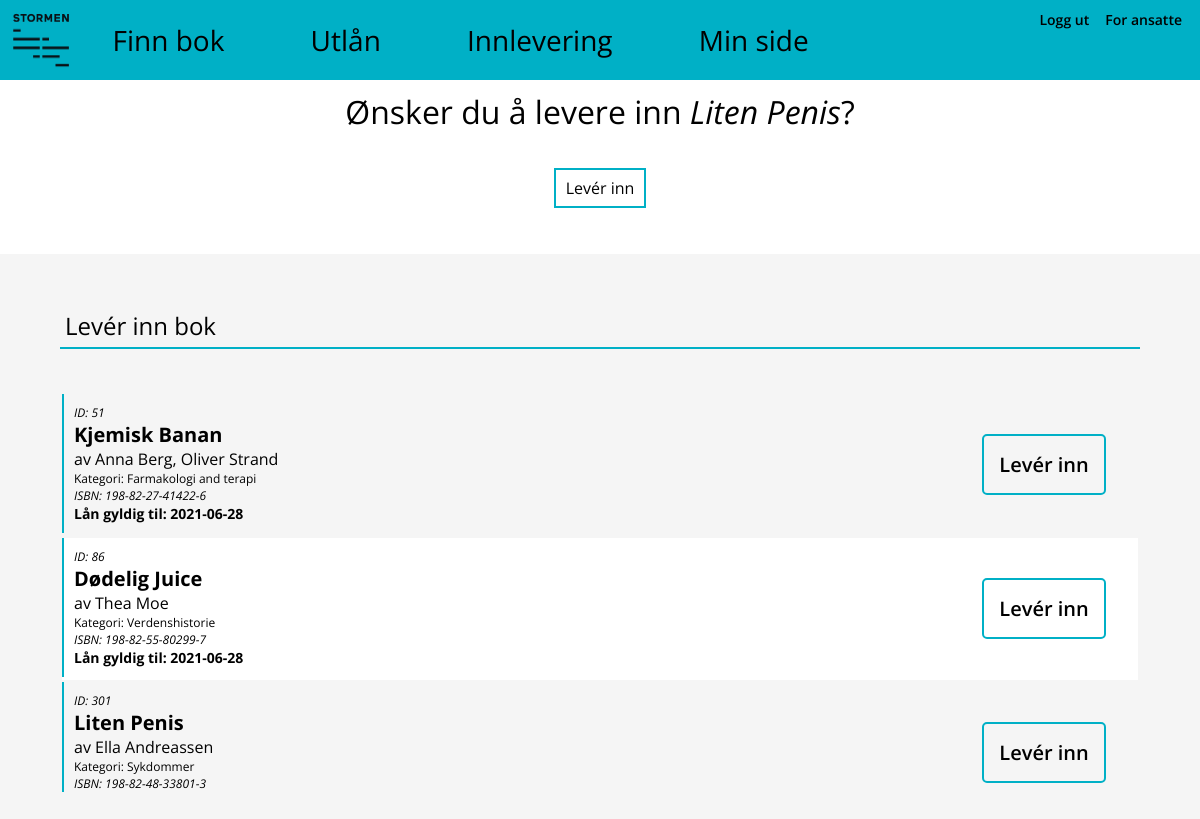
/personlig/innlevering.php?bok_id=301 (signed in), run on the app's committed database.
### tables this page shows
CREATE TABLE `bok` (
  `id` int(11) NOT NULL AUTO_INCREMENT,
  `ISBN` varchar(45) NOT NULL,
  `tittel` varchar(45) DEFAULT NULL,
  `forlag` varchar(45) DEFAULT NULL,
  `kategori` varchar(45) DEFAULT NULL,
  `status` varchar(45) NOT NULL,
  PRIMARY KEY (`id`)
);

CREATE TABLE `dewey` (
  `idDewey` int(11) NOT NULL,
  `tittel` varchar(45) NOT NULL,
  PRIMARY KEY (`idDewey`)
);

### spørringer.php (called while the page is built, shortened)
<?php
$utlånerliste = "SELECT
bok.id,
bok.ISBN,
bok.tittel,
bok.kategori,
bok.forlag,
dewey.idDewey,
dewey.tittel as kategorinavn,
utlån.utlånsdato,
utlån.utlånerid as personnummer,
utlåner.fornavn,
utlåner.etternavn,
GROUP_CONCAT(distinct C.fornavn, ' ', C.etternavn ORDER BY C.fornavn ASC SEPARATOR ', ') forfatternavn
FROM utlån
JOIN bok on bok.id = bokid
JOIN dewey ON bok.kategori=dewey.idDewey
JOIN utlåner ON utlåner.personnummer = utlån.utlånerid
JOIN forfatter_has_bok on forfatter_has_bok.bok_id = bok.id
JOIN forfatter on forfatter.idforfatter=forfatter_has_bok.forfatter_idforfatter
LEFT JOIN forfatter_has_bok B
ON bok.id=B.bok_id
LEFT JOIN forfatter C
ON B.forfatter_idforfatter=C.idforfatter";
?>

### personlig/innlevering.php (the view, shortened to what this page needs)
<!DOCTYPE html>
<html>
<head>
  <link href="../stilark/style.css" type="text/css" rel="stylesheet">
  <link href="../stilark/tabell.css" type="text/css" rel="stylesheet">
  <link href="../stilark/skjema.css" type="text/css" rel="stylesheet">
<body>
  <div id="topp_meny">
     <a href="../index.php"><img id="bildelogo" src="../grafisk/stormen.png"></a>
        <?php
        if (isset($_SESSION['admin']) && $_SESSION['admin'] == true) {
          echo '
          <div id="navigasjon">
            <li><a href ="../admin/bøker_admin.php">Administrer bøker</li>
            <li><a href ="../admin/lån_admin.php">Administrer lån</li>
          </div>
          <div id="innlogging">
            <li><a href="../logout.php">Logg ut</a></li>
          </div>';
        } elseif (isset($_SESSION['innlogget']) && $_SESSION['innlogget'] == true) {
          echo'
          <div id="navigasjon">
            <li><a href ="../bøker.php">Finn bok</a></li>
            <li><a href ="utlån.php">Utlån</li>
            <li><a href ="innlevering.php">Innlevering</li>
            <li><a href ="hjem.php">Min side</li>
          </div>
          <div id="innlogging">
            <li><a href="../logout.php">Logg ut</a></li>
            <li><a href="../admin/admin_login.php">For ansatte</a></li>
          </div>';
        }
          ?>
      </div>
  <?php
  require_once "../config.php";
  require_once "../spørringer.php";
  if (isset($_GET['bok_id'])) {
    $res = mysqli_query($conn, "SELECT tittel from bok where id=".$_GET['bok_id']);
    $tittel = $res->fetch_assoc()['tittel'];
      echo '
      <div id="handlingsbekreftelse">
      <h1>Ønsker du å levere inn <em>'.$tittel.'</em>?</h1>
      <form method="post">
        <input type="submit" value="Levér inn" name="bekreft">
      </form>
      </div>';
  }
    $sql = $utlånerliste." WHERE utlånerid ='".$_SESSION['personnummer']."' GROUP BY bok.id ORDER BY bok.id LIMIT 100";
    $res = $conn->query($sql);
    echo "<div id='bokvisning_stor_wrap'style='margin-top: 50px;'>";
    echo "<h2 class='tabell_overskrift'>Levér inn bok</h2>";
    echo "<div id='bokvisning_stor'>";
    echo "<table id='bokvisning_tabell'>";
    if ($res) {
      while($row = $res->fetch_assoc()) {
        echo "<tr><td>";
        echo "<div class='bok'>";
        echo "<p class='bv_isbn'><em>ID: ".$row['id']."</em></h3>";
        echo "<h2 class='bv_tittel'>".$row['tittel']."</h2>";
        echo "<p class='bv_forfatter'>av ".$row['forfatternavn']."<p>";
        echo '<p class ="bv_kategori">Kategori: '.$row['kategorinavn'].'<p>';
        echo "<p class='bv_isbn'><em>ISBN: ".$row['ISBN']."</em></h3>";
        echo "<p class='bv_dato'><strong>Lån gyldig til: ".$row['utlånsdato']."</strong></h3>";
        echo "</div>";
        echo "<a class='bv_låneknapp' href='innlevering.php?bok_id=".$row['id']."'>Levér inn</a>";
        echo "</td></tr>";
      }
  } if ($res->num_rows == 0) {
    echo "<p>Du har ingen utlånte bøker.</p>";
  }
    echo "</table></div></div>";
    ?>
</body>
</html>

### stilark/style.css (style rules this page uses)
* { margin: 0; padding: 0; font-family: 'Open Sans'; }
body { background-color: whitesmoke; }
#bildelogo { height: 100%; }
#topp_meny { display: flex; background-color: #00b0c6; margin: auto; padding: 10px; height: 60px; }
#topp_meny a { color: black; text-decoration: none; }
#innlogging { display: flex; justify-content: flex-end; width: 30%; }
#innlogging li { font-weight: 600; margin: 0px 8px; font-size: 14px; }
#navigasjon { display: flex; align-items: center; justify-content: flex-start; width: 100%; height: 100%; font-size: 28px; }
#navigasjon li { margin: 0% 5%; font-weight: 400; color: white; }
li { text-decoration: none; list-style: none; }
#bokvisning_tabell { width: 100%; }
.bok { display: flex; flex-direction: column; padding: 10px; border-left: solid 2px #00b0c6; margin-bottom: 3px; }
#bokvisning_stor_wrap { margin: auto; width: 90%; }
#bokvisning_stor { overflow-y: scroll; height: 400px; }
#bokvisning_stor .bv_isbn { font-size: 12px; }
#bokvisning_stor .bv_tittel { font-size: 20px; }
#bokvisning_stor .bv_dato { font-size: 14px; }
#bokvisning_stor .bv_låneknapp { color: black; font-weight: 600; text-decoration: none; border: solid 2px #00b0c6; border-radius: 5px; padding: 15px; align-self: center; margin-right: 3%; font-size: 20px; }
#bokvisning_stor .bv_kategori { font-size: 12px; }
#bokvisning_stor tr:nth-child(even) { background-color: white; }
#bokvisning_stor td { display: flex; justify-content: space-between; }
.tabell_overskrift { margin-bottom: 4%; padding: 5px; font-weight: 400; border-bottom: solid #00b0c6 2px; }
#handlingsbekreftelse { background-color: white; padding: 10px; }
#handlingsbekreftelse h1, h4 { text-align: center; font-weight: 400; }
#handlingsbekreftelse input { margin: auto; border: #00b0c6 solid 2px !important; background-color: white; padding: 7px 10px; }

### stilark/skjema.css (style rules this page uses)
form { margin: 3%; }
input { display: block; margin-top: 2px; padding: 5px; font-size: 16px; }

### data on the page
bok: tittel "Liten Penis", id "301", forfatternavn "Ella Andreassen", dewey.tittel "Sykdommer", ISBN "198-82-48-33801-3"
bok: id "51", tittel "Kjemisk Banan", forfatternavn "Anna Berg, Oliver Strand", dewey.tittel "Farmakologi and terapi", ISBN "198-82-27-41422-6", utlånsdato "2021-06-28"
bok: id "86", tittel "Dødelig Juice", forfatternavn "Thea Moe", dewey.tittel "Verdenshistorie", ISBN "198-82-55-80299-7", utlånsdato "2021-06-28"
